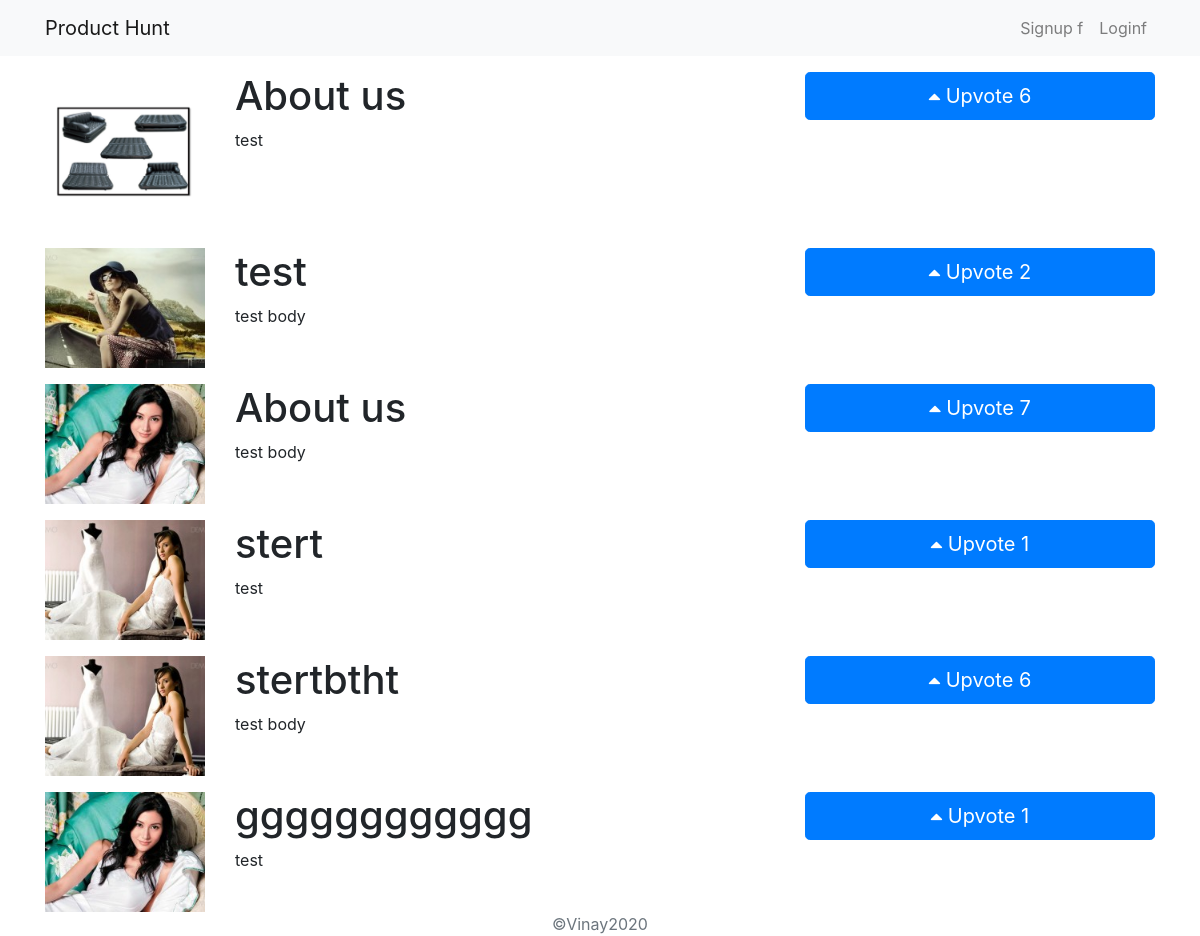
The app's page /, older data.
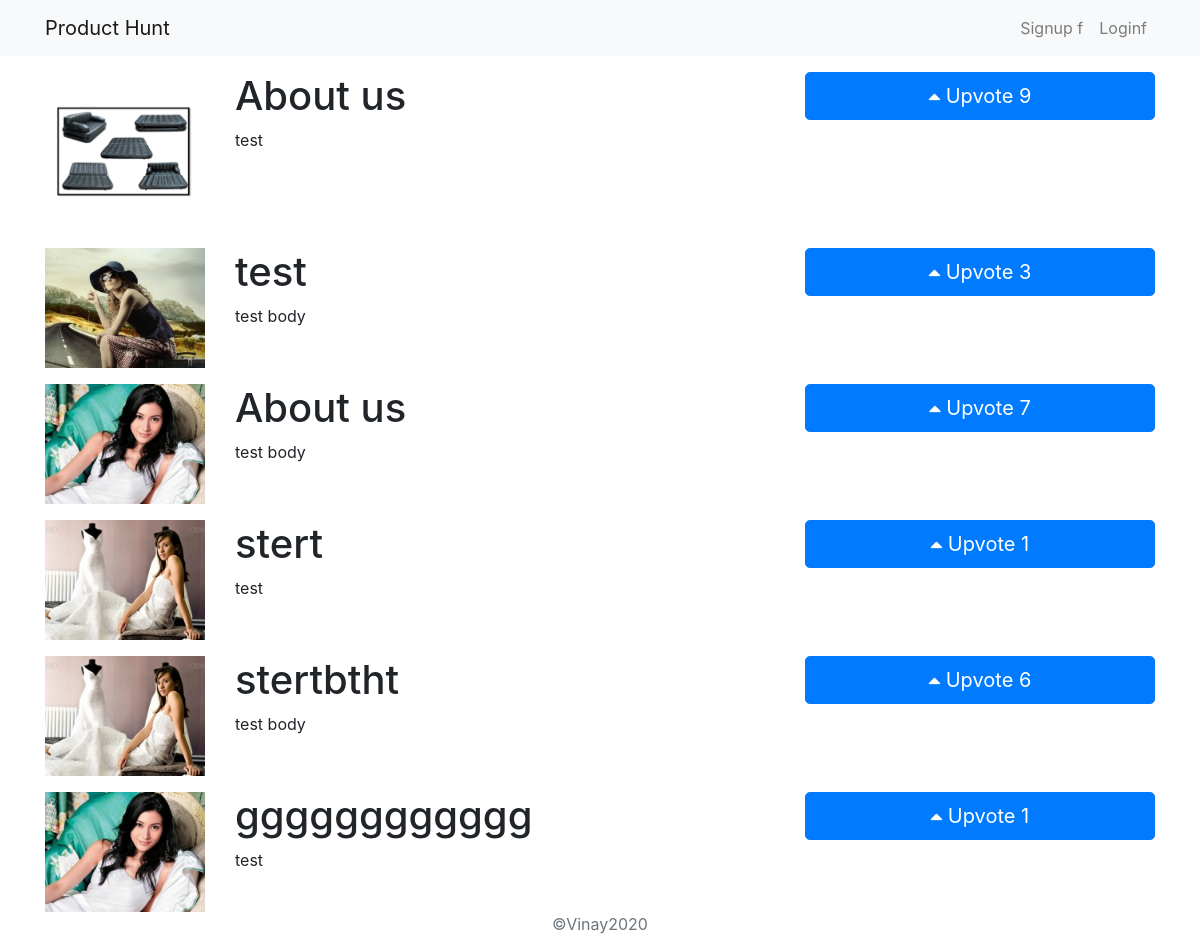
The same page, newer data.
### products/models.py (models this page shows, shortened)
class Product(models.Model):
    title=models.CharField(max_length=255)
    pub_date=models.DateTimeField()
    image=models.ImageField(upload_to='images/')
    icon=models.ImageField(upload_to='images/')
    votes=models.IntegerField(default=1)
    body=models.TextField()
    url=models.TextField()
    hunter=models.ForeignKey(User,on_delete=models.CASCADE)
    def summary(self):
        return self.body[:100]

### products/views.py (the view)
# urls.py: path('',products.views.home,name='home'),
def home(request):
    products =Product.objects
    return render(request,'products/home.html',{'products':products})

### products/templates/products/home.html (shortened to what this page needs)
{% extends 'base.html' %}
{% block content %}
{% for product in products.all %}
<div class="row pt-3">
<div class="col-2" onclick="window.location ='{% url 'details' product.id %}' " style="cursor: pointer;">
    <img src="{{ product.image.url }}" class="img-fluid"/>
</div>
<div class="col-6">
    <h1>{{product.title}}</h1>
    <p>{{ product.summary }}</p>
</div>
<div class="col-4">
    <a href="javascript:{document.getElementById('upvotes{{ product.id }}').submit()}"><button class="btn btn-primary btn-lg btn-block"><i class="fa fa-caret-up"></i>  Upvote {{ product.votes }} </button></a>
</div>
</div>
{% endfor %}
{% endblock %}

Row changes from the older to the newer data that the page shows:
changed Product (number 1 of 6 on the later page): votes "6" → "9"
changed Product (number 2 of 6 on the later page): votes "2" → "3"
